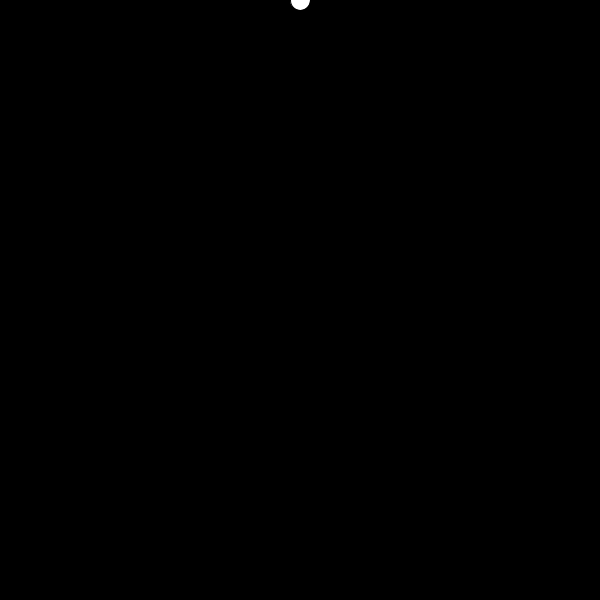
Frame 1 (no input)
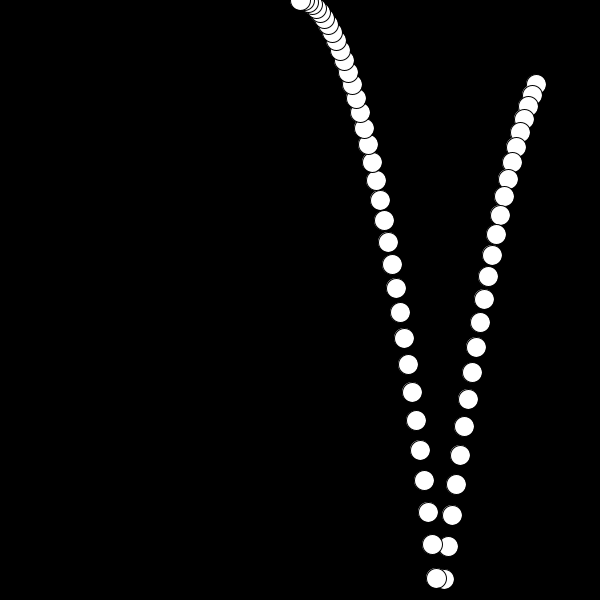
Frame 60 (the mouse pressed at the canvas centre just before this capture)
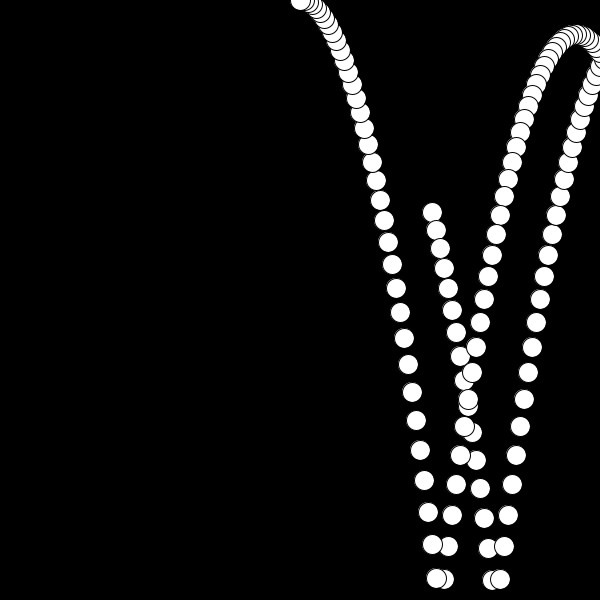
Frame 120 (the mouse held since frame 60 and released just before this capture)

The Processing sketch that drew these frames (run headless with seeded random() and noise(); from frame 60 on, the mouse is pressed at the canvas centre):

// Processing sketch: processing_175251
// ── processing_175251.pde

ArrayList ballCollection;

void setup () {
  size(600,600);
  smooth();
  ballCollection = new ArrayList();
  //for(int i=0; i<100; i++) {
  //Ball myBall=new Ball(random(0,width),random(0,200));
  //ballCollection.add(myBall); 
  //}
}
void draw () {
  background(0);
  
  Ball myBall=new Ball(300,0);
  ballCollection.add(myBall);
  
  for(int i=0; i<ballCollection.size(); i++) {
  Ball mb=(Ball) ballCollection.get(i);
  mb.run();
  }
}

class Ball {
  float x=0;
  float y=0;
  float speedX=4;
  float speedY=0.5;
  
  Ball (float _x, float _y) {    
  x=_x;
  y=_y;
  }
  
  void run () {
    display();
    move();
    bounce();
    gravity();
  }
  
  void gravity () {
    speedY+=1;
  }
  
  void bounce () {
    if(x>width) {
    speedX=speedX *-1;
    }
    if(x<0) {
    speedX=speedX *-1;
    }
    if(y>height) {
    speedY=speedY *-1;
    } 
    if(y<0) {
    speedY=speedY *-1;
    }
  }
  
  void move () {
    x+=speedX;
    y+=speedY;
  }
  
  void display () {
    ellipse(x,y,20,20);
  }
}
